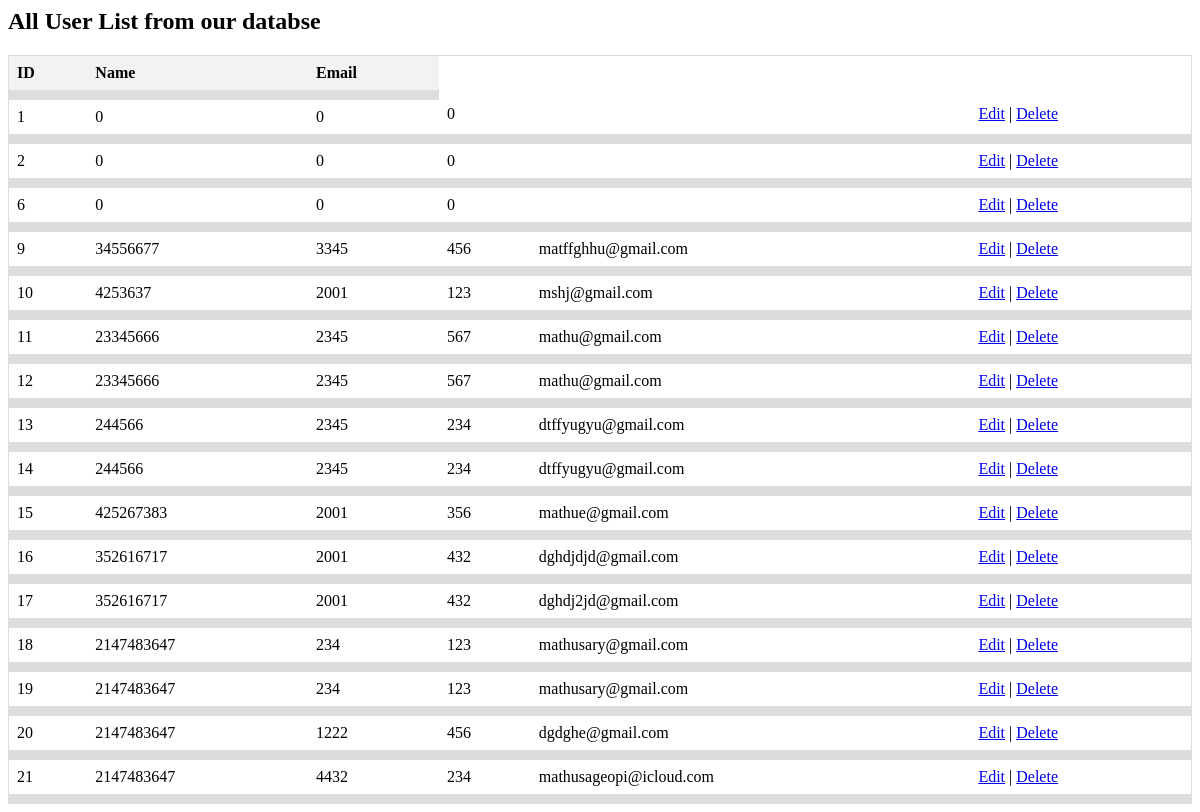
Screenshot of /payment/modify.php with the database file from the repository.
### tables this page shows
CREATE TABLE `payment` (
  `id` int(15) NOT NULL,
  `card_number` int(30) NOT NULL,
  `expiry` int(15) NOT NULL,
  `cvv` int(15) NOT NULL,
  `email` varchar(30) NOT NULL
);

### payment/modify.php (the view, shortened to what this page needs)
<?php
$host = "localhost";
$username = "root";
$password = "";
$database = "payment";
$conn = mysqli_connect($host, $username, $password, $database);
$sql = "SELECT * FROM payment";
$result = mysqli_query($conn, $sql);
if (mysqli_num_rows($result) > 0) {
    echo "<h2>All User List from our databse</h2>";
    echo "<table>";
    echo "<tr><th>ID</th><th>Name</th><th>Email</th></tr>";
    while ($row = mysqli_fetch_assoc($result)) {
        echo "<tr>";
        echo "<td>" . $row["id"] . "</td>";
        echo "<td>" . $row["card_number"] . "</td>";
        echo "<td>" . $row["expiry"] . "</td>";
        echo "<td>" . $row["cvv"] . "</td>";
        echo "<td>" . $row["email"] . "</td>";
        echo "<td>";
        echo "<a href='http://localhost/payment/edit.php?id=" . $row["id"] . "'>Edit</a> | ";
        echo "<a href='http://localhost/payment/delete.php?id=" . $row["id"] . "' onclick='return confirm(\"Are you sure you want to delete this userpayment details?\")'>Delete</a>";
        echo "</td>";
        echo "</tr>";
    }
    echo "</table>";
} else {
    echo "No users found.";
}
?>

### payment/modify.php (style rules this page uses)
table { border: 1px solid #ddd; border-collapse: collapse; width: 100%; }
table th, table td { padding: 8px; text-align: left; border-bottom: 10px solid #ddd; }
table th { background-color: #f2f2f2; }

### rows the page displays
payment: id "1", card_number "0", expiry "0", cvv "0"
payment: id "2", card_number "0", expiry "0", cvv "0"
payment: id "6", card_number "0", expiry "0", cvv "0"
payment: id "9", card_number "34556677", expiry "3345", cvv "456", email "matffghhu@gmail.com"
payment: id "10", card_number "4253637", expiry "2001", cvv "123", email "mshj@gmail.com"
payment: id "11", card_number "23345666", expiry "2345", cvv "567", email "mathu@gmail.com"
payment: id "12", card_number "23345666", expiry "2345", cvv "567", email "mathu@gmail.com"
payment: id "13", card_number "244566", expiry "2345", cvv "234", email "dtffyugyu@gmail.com"
payment: id "14", card_number "244566", expiry "2345", cvv "234", email "dtffyugyu@gmail.com"
payment: id "15", card_number "425267383", expiry "2001", cvv "356", email "mathue@gmail.com"
payment: id "16", card_number "352616717", expiry "2001", cvv "432", email "dghdjdjd@gmail.com"
payment: id "17", card_number "352616717", expiry "2001", cvv "432", email "dghdj2jd@gmail.com"
payment: id "18", card_number "2147483647", expiry "234", cvv "123", email "mathusary@gmail.com"
payment: id "19", card_number "2147483647", expiry "234", cvv "123", email "mathusary@gmail.com"
payment: id "20", card_number "2147483647", expiry "1222", cvv "456", email "dgdghe@gmail.com"
payment: id "21", card_number "2147483647", expiry "4432", cvv "234", email "mathusageopi@icloud.com"
